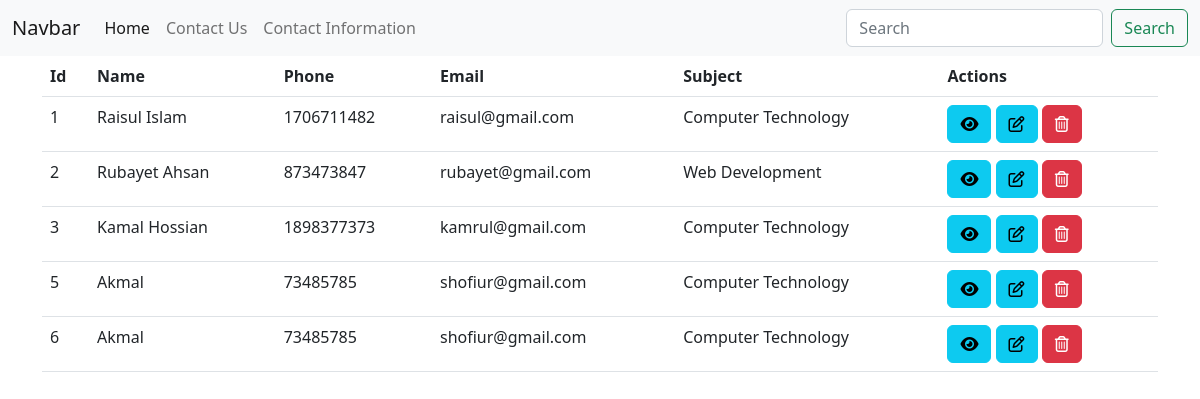
Screenshot of /contact-list with the database file from the repository.
### cbv_app/models.py (models this page shows)
class Contact(models.Model):
    name = models.CharField(max_length=120)
    phone = models.PositiveBigIntegerField()
    email = models.EmailField()
    subject = models.CharField(max_length=150)
    message = models.TextField()

### cbv_app/views.py (the view)
# urls.py: path('contact-list', ContactListView.as_view(), name='contact_list'),
class ContactListView(ListView):
    model = Contact
    context_object_name = 'contacts'
    template_name='cbv/contact-list.html'

### cbv_app/templates/cbv/contact-list.html
{% extends "base.html" %}
{% block content %}
<section class="contact-form">
    <div class="container">
        <div class="row">
            <div class="col-lg-12">
                <table class="table">
                    <thead>
                      <tr>
                        <th scope="col">Id</th>
                        <th scope="col">Name</th>
                        <th scope="col">Phone</th>
                        <th scope="col">Email</th>
                        <th scope="col">Subject</th>
                        <th scope="col">Actions</th>
                      </tr>
                    </thead>
                    <tbody>
                      {% for contact in contacts %}
                      <tr>
                        <td>{{ contact.id }}</td>
                        <td>{{ contact.name }}</td>
                        <td>{{ contact.phone }}</td>
                        <td>{{ contact.email }}</td>
                        <td>{{ contact.subject }}</td>
                        <td>
                            <a class="btn btn-info" href="{% url 'update_contact' contact.pk %}" role="button"><i class="fa-solid fa-eye"></i></a>
                            <a class="btn btn-info" href="{% url 'update_contact' contact.pk %}" role="button"><i class="fa-regular fa-pen-to-square fa-light"></i></a>
                            <a class="btn btn-danger" href="{% url 'delete_contact' contact.pk %}" role="button"><i class="fa-regular fa-trash-can"></i></a>
                        </td>
                      </tr>
                      {% endfor %}
                    </tbody>
                  </table>
            </div>
        </div>
    </div>
</section>
{% endblock content %}

### cbv_app/templates/base.html (shortened to what this page needs)
<!doctype html>
<html lang="en">
  <head>
    <link href="https://cdn.jsdelivr.net/npm/bootstrap@5.2.3/dist/css/bootstrap.min.css" rel="stylesheet">
    <link rel="stylesheet" href="https://cdnjs.cloudflare.com/ajax/libs/font-awesome/6.2.1/css/all.min.css" />
  </head>
  <body>
    <header>
        {% include "includes/header.html" %}
    </header>
    <main>
        {% block content %}
        {% endblock content %}
    </main>
  </body>
</html>

### cbv_app/templates/includes/header.html (shortened to what this page needs)
<nav class="navbar navbar-expand-lg bg-light">
    <div class="container-fluid">
      <a class="navbar-brand" href="#">Navbar</a>
      <div class="collapse navbar-collapse" id="navbarSupportedContent">
        <ul class="navbar-nav me-auto mb-2 mb-lg-0">
          <li class="nav-item">
            <a class="nav-link active" href="{% url 'home' %}">Home</a>
          </li>
          <li class="nav-item">
            <a class="nav-link" href="{% url 'contact' %}">Contact Us</a>
          </li>
          <li class="nav-item">
            <a class="nav-link" href="{% url 'contact_list' %}">Contact Information</a>
          </li>
        </ul>
        <form class="d-flex" role="search">
          <input class="form-control me-2" type="search" placeholder="Search" aria-label="Search">
          <button class="btn btn-outline-success" type="submit">Search</button>
        </form>
      </div>
    </div>
  </nav>

### rows the page displays
Contact: id "1", name "Raisul Islam", phone "1706711482", email "raisul@gmail.com", subject "Computer Technology"
Contact: id "2", name "Rubayet Ahsan", phone "873473847", email "rubayet@gmail.com", subject "Web Development"
Contact: id "3", name "Kamal Hossian", phone "1898377373", email "kamrul@gmail.com", subject "Computer Technology"
Contact: id "5", name "Akmal", phone "73485785", email "shofiur@gmail.com", subject "Computer Technology"
Contact: id "6", name "Akmal", phone "73485785", email "shofiur@gmail.com", subject "Computer Technology"
